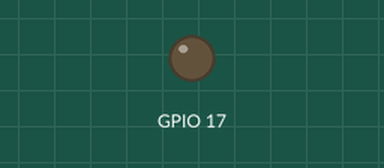
Simulated run of this program. Board: Raspberry Pi (BCM pin numbers). Parts: output pins drawn as LEDs (lit = HIGH).

Above: at 8.0 s.
At 21.0 s:
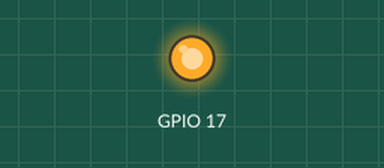
Timing chart, 0 to 33.8 s (numbered marks = the images above):
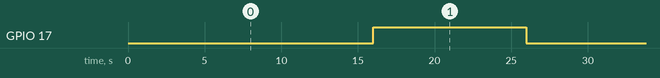

The program:

led.py
```python
import RPi.GPIO as GPIO
import time

GPIO.setmode(GPIO.BCM)
GPIO.setwarnings (False)
GPIO.setup(17,GPIO.OUT)

while(True):
    GPIO.output(17,False)
    time.sleep(16)
    GPIO.output(17,True)
    time.sleep(10)
```

Measured:
- by itself, GPIO 17: alternates HIGH for 10.0 s and LOW for 16.0 s
